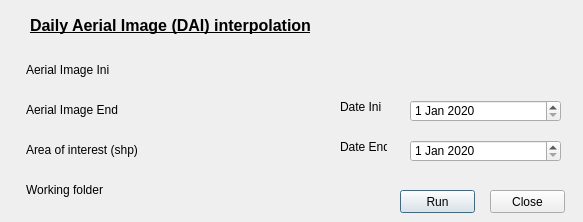
<?xml version="1.0" encoding="UTF-8"?>
<ui version="4.0">
 <class>daiDialogBase</class>
 <widget class="QDialog" name="daiDialogBase">
  <property name="geometry">
   <rect>
    <x>0</x>
    <y>0</y>
    <width>583</width>
    <height>222</height>
   </rect>
  </property>
  <property name="windowTitle">
   <string>DAI - Daily Aerial Image interpolation</string>
  </property>
  <property name="windowIcon">
   <iconset resource="resources.qrc">
    <normaloff>:/vielca/icon.png</normaloff>:/vielca/icon.png</iconset>
  </property>
  <widget class="QLabel" name="label">
   <property name="geometry">
    <rect>
     <x>26</x>
     <y>60</y>
     <width>111</width>
     <height>20</height>
    </rect>
   </property>
   <property name="text">
    <string>Aerial Image Ini</string>
   </property>
  </widget>
  <widget class="QLabel" name="label_2">
   <property name="geometry">
    <rect>
     <x>26</x>
     <y>100</y>
     <width>111</width>
     <height>20</height>
    </rect>
   </property>
   <property name="text">
    <string>Aerial Image End</string>
   </property>
  </widget>
  <widget class="QLabel" name="label_3">
   <property name="geometry">
    <rect>
     <x>26</x>
     <y>180</y>
     <width>101</width>
     <height>20</height>
    </rect>
   </property>
   <property name="text">
    <string>Working folder</string>
   </property>
  </widget>
  <widget class="QLabel" name="label_4">
   <property name="geometry">
    <rect>
     <x>26</x>
     <y>140</y>
     <width>111</width>
     <height>20</height>
    </rect>
   </property>
   <property name="text">
    <string>Area of interest (shp)</string>
   </property>
  </widget>
  <widget class="QLabel" name="label_5">
   <property name="geometry">
    <rect>
     <x>340</x>
     <y>140</y>
     <width>47</width>
     <height>13</height>
    </rect>
   </property>
   <property name="text">
    <string>Date End</string>
   </property>
  </widget>
  <widget class="QLabel" name="label_6">
   <property name="geometry">
    <rect>
     <x>340</x>
     <y>100</y>
     <width>47</width>
     <height>13</height>
    </rect>
   </property>
   <property name="text">
    <string>Date Ini</string>
   </property>
  </widget>
  <widget class="QLabel" name="label_7">
   <property name="geometry">
    <rect>
     <x>30</x>
     <y>10</y>
     <width>541</width>
     <height>31</height>
    </rect>
   </property>
   <property name="font">
    <font>
     <pointsize>12</pointsize>
     <weight>75</weight>
     <bold>true</bold>
     <underline>true</underline>
    </font>
   </property>
   <property name="text">
    <string>Daily Aerial Image (DAI) interpolation</string>
   </property>
  </widget>
  <widget class="QgsFileWidget" name="working_folder">
   <property name="geometry">
    <rect>
     <x>150</x>
     <y>180</y>
     <width>151</width>
     <height>27</height>
    </rect>
   </property>
   <property name="focusPolicy">
    <enum>Qt::TabFocus</enum>
   </property>
   <property name="storageMode">
    <enum>QgsFileWidget::GetDirectory</enum>
   </property>
  </widget>
  <widget class="QDateEdit" name="date_ini">
   <property name="geometry">
    <rect>
     <x>410</x>
     <y>100</y>
     <width>151</width>
     <height>22</height>
    </rect>
   </property>
   <property name="dateTime">
    <datetime>
     <hour>0</hour>
     <minute>0</minute>
     <second>0</second>
     <year>2020</year>
     <month>1</month>
     <day>1</day>
    </datetime>
   </property>
  </widget>
  <widget class="QDateEdit" name="date_end">
   <property name="geometry">
    <rect>
     <x>410</x>
     <y>140</y>
     <width>151</width>
     <height>22</height>
    </rect>
   </property>
   <property name="dateTime">
    <datetime>
     <hour>0</hour>
     <minute>0</minute>
     <second>0</second>
     <year>2020</year>
     <month>1</month>
     <day>1</day>
    </datetime>
   </property>
  </widget>
  <widget class="QLabel" name="label_8">
   <property name="geometry">
    <rect>
     <x>410</x>
     <y>20</y>
     <width>131</width>
     <height>41</height>
    </rect>
   </property>
   <property name="text">
    <string/>
   </property>
   <property name="pixmap">
    <pixmap resource="resources.qrc">:/vielca/vielca.png</pixmap>
   </property>
   <property name="scaledContents">
    <bool>true</bool>
   </property>
  </widget>
  <widget class="QgsFileWidget" name="area_of_interes">
   <property name="geometry">
    <rect>
     <x>150</x>
     <y>140</y>
     <width>151</width>
     <height>27</height>
    </rect>
   </property>
   <property name="focusPolicy">
    <enum>Qt::TabFocus</enum>
   </property>
  </widget>
  <widget class="QgsFileWidget" name="aerial_image_end">
   <property name="geometry">
    <rect>
     <x>150</x>
     <y>100</y>
     <width>151</width>
     <height>27</height>
    </rect>
   </property>
   <property name="focusPolicy">
    <enum>Qt::TabFocus</enum>
   </property>
  </widget>
  <widget class="QgsFileWidget" name="aerial_image_ini">
   <property name="geometry">
    <rect>
     <x>150</x>
     <y>60</y>
     <width>151</width>
     <height>27</height>
    </rect>
   </property>
   <property name="focusPolicy">
    <enum>Qt::TabFocus</enum>
   </property>
  </widget>
  <widget class="QPushButton" name="b_run">
   <property name="geometry">
    <rect>
     <x>400</x>
     <y>190</y>
     <width>75</width>
     <height>23</height>
    </rect>
   </property>
   <property name="text">
    <string>Run</string>
   </property>
  </widget>
  <widget class="QPushButton" name="b_close">
   <property name="geometry">
    <rect>
     <x>490</x>
     <y>190</y>
     <width>75</width>
     <height>23</height>
    </rect>
   </property>
   <property name="text">
    <string>Close</string>
   </property>
  </widget>
 </widget>
 <customwidgets>
  <customwidget>
   <class>QgsFileWidget</class>
   <extends>QWidget</extends>
   <header>qgsfilewidget.h</header>
  </customwidget>
 </customwidgets>
 <tabstops>
  <tabstop>aerial_image_ini</tabstop>
  <tabstop>aerial_image_end</tabstop>
  <tabstop>area_of_interes</tabstop>
  <tabstop>working_folder</tabstop>
  <tabstop>date_ini</tabstop>
  <tabstop>date_end</tabstop>
  <tabstop>b_run</tabstop>
  <tabstop>b_close</tabstop>
 </tabstops>
 <connections/>
</ui>
